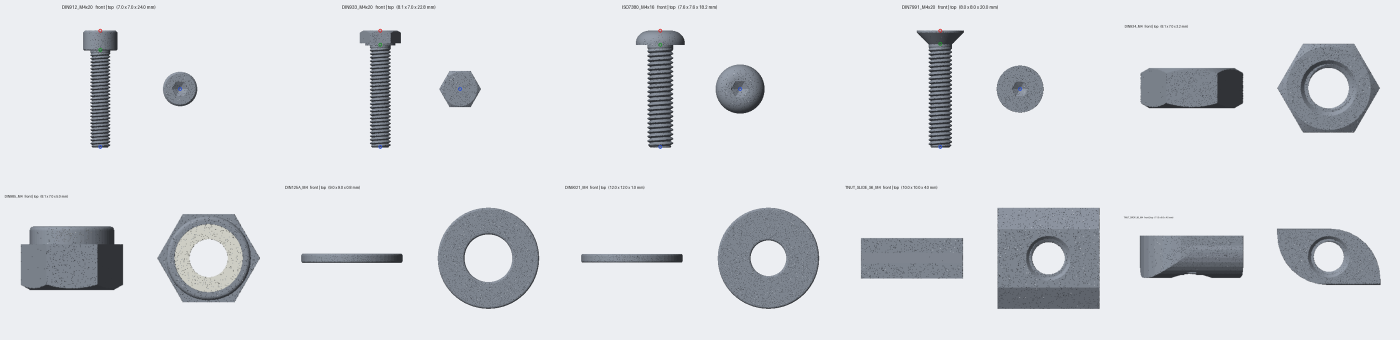
#> input picture tools/partgen/contact_sheet.png, 2800 x 680 px (shown at 1/2 size)
$ python -i measure.py   (imports and definitions only)
#> lines starting #> are read from the running program, lines starting #| are printed output that depends on the picture; after the words box and inside, x2 and y2 are one past the last pixel; in counts of white or black regions, pixels touching at a corner belong together
#> further down, picture is the input picture: shape (680, 2800, 3); mean B, G, R 223.7, 219, 216.5
"""Measurement validation and drift recheck."""

from __future__ import annotations

import math
from collections.abc import Mapping, Sequence
from typing import Any

import cv2
import numpy as np

from .board import BoardSpec
from .extrinsic import board_pose, plate_from_board
from .geometry import Camera


def segment_objects(image: np.ndarray, min_area_px: int = 400) -> list[np.ndarray]:
    """Contours of objects that differ in colour from the (dominant) plate.

    The colour distance to the median (plate) colour is thresholded with Otsu, i.e. roughly at half
    contrast, so blurred edges are split where the true edge is.
    """
#> called with min_area_px = 400
    lab = cv2.cvtColor(image, cv2.COLOR_BGR2LAB).astype(np.float32)
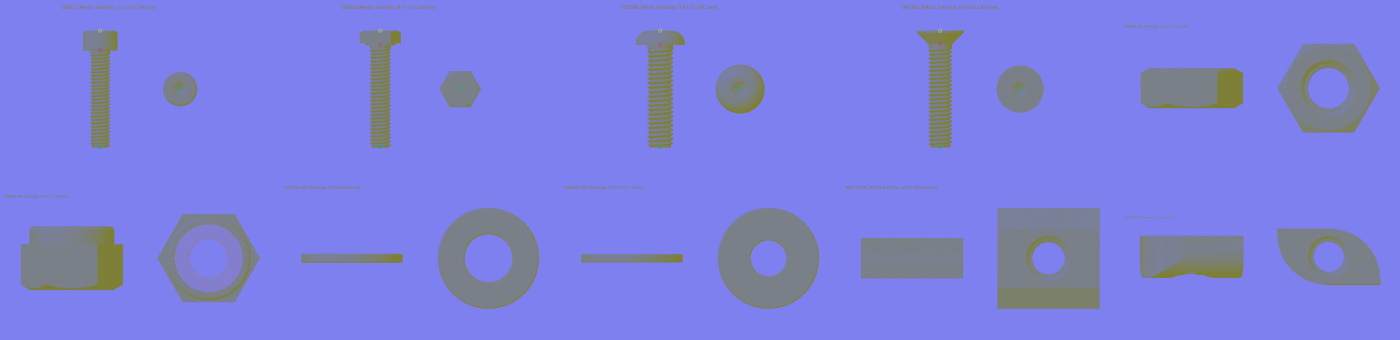
#> lab: shape (680, 2800, 3) float32 (shown at 1/2 size); mean B, G, R 225.9, 128, 127.4
    med = np.median(lab.reshape(-1, 3), axis=0)
#> med = [240, 128, 126]
    dist = np.linalg.norm(lab - med, axis=2)
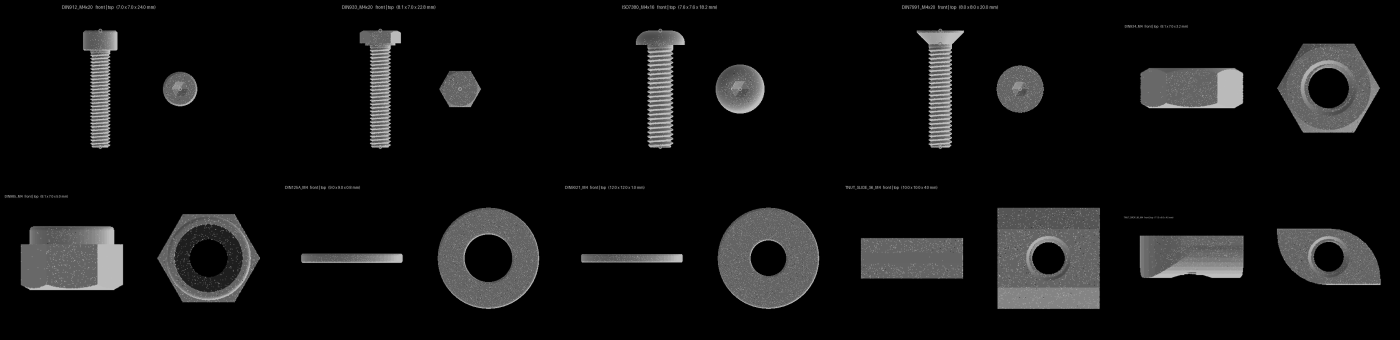
#> dist: shape (680, 2800) float32 (shown at 1/2 size); min 0, max 226, mean 18.2
    d8 = np.clip(dist * 255.0 / max(float(dist.max()), 1e-6), 0, 255).astype(np.uint8)
    otsu, _ = cv2.threshold(d8, 0, 255, cv2.THRESH_BINARY + cv2.THRESH_OTSU)
#> otsu = 64
    thr = max(12.0, otsu * max(float(dist.max()), 1e-6) / 255.0)
#> thr = 56.72
    mask = (dist > thr).astype(np.uint8) * 255
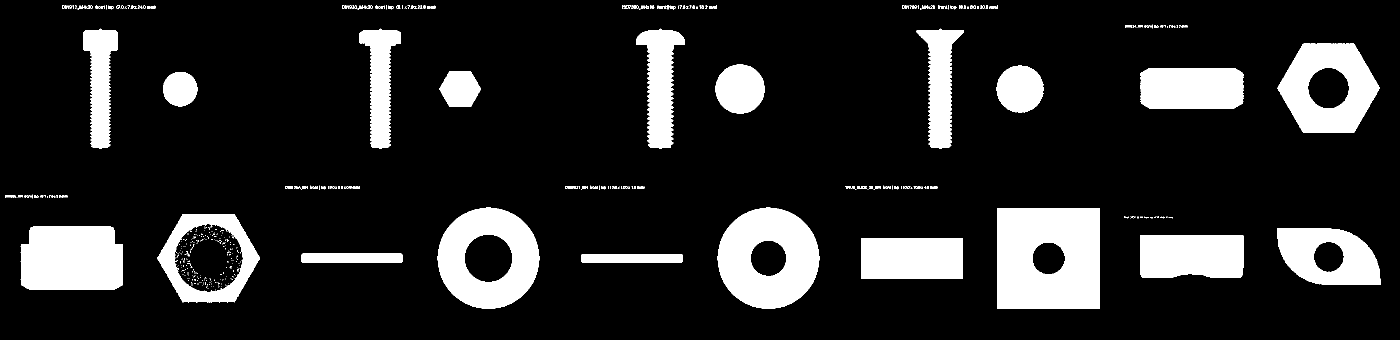
#> mask: shape (680, 2800) (shown at 1/2 size); 15.5% white; 535 white regions (436 under 20 px), largest, box (x1, y1, x2, y2) and area: (1995, 416, 2199, 618) 37914, (1435, 415, 1639, 618) 28222, (875, 415, 1079, 618) 25091
    mask = cv2.morphologyEx(mask, cv2.MORPH_OPEN, np.ones((3, 3), np.uint8))
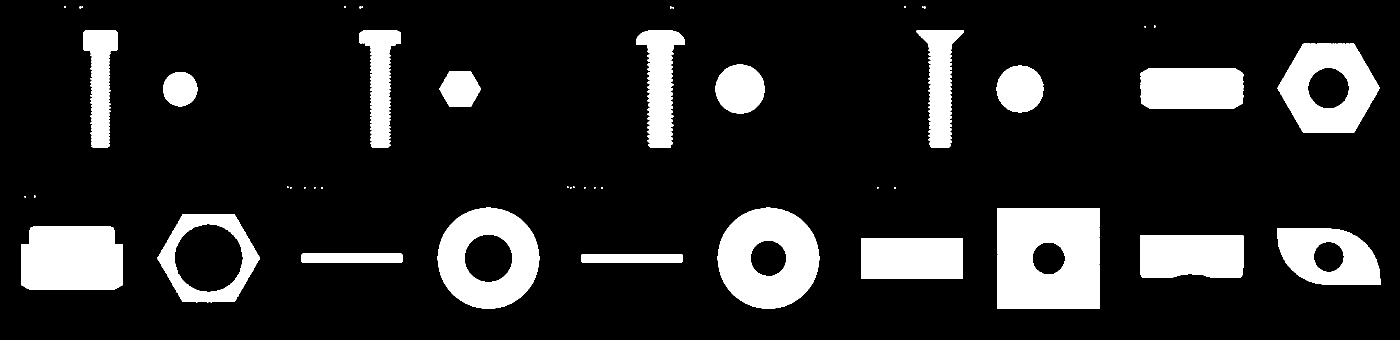
#> mask: shape (680, 2800) (shown at 1/2 size); 15.2% white; 48 white regions (28 under 20 px), largest, box (x1, y1, x2, y2) and area: (1995, 416, 2199, 618) 37903, (1435, 415, 1639, 618) 28216, (875, 415, 1079, 618) 25088
    mask = cv2.morphologyEx(mask, cv2.MORPH_CLOSE, np.ones((5, 5), np.uint8))
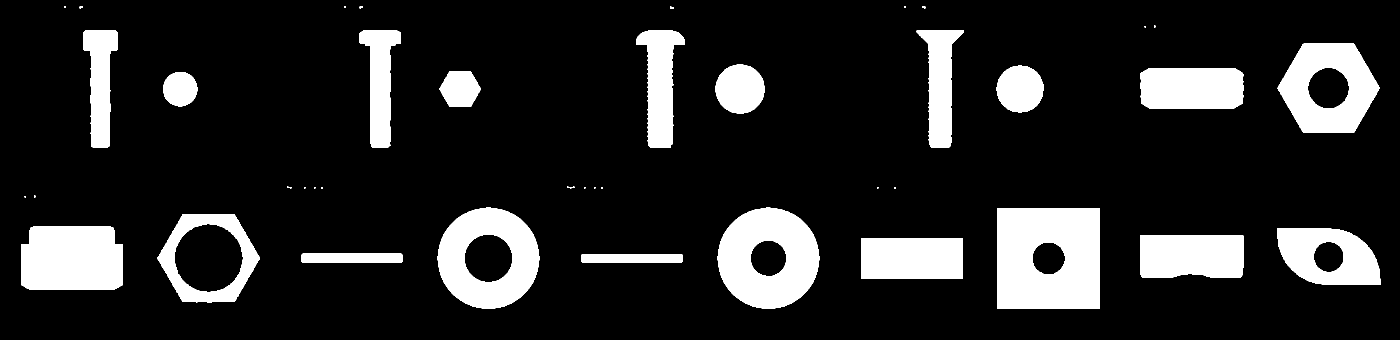
#> mask: shape (680, 2800) (shown at 1/2 size); 15.3% white; 41 white regions (15 under 20 px)
    contours, _ = cv2.findContours(mask, cv2.RETR_EXTERNAL, cv2.CHAIN_APPROX_NONE)
#> contours = 41 contours, 20 with area under 20; largest, box (x1, y1, x2, y2) and area: (1995, 416, 2199, 618) 40803, (875, 415, 1079, 618) 31947, (1435, 415, 1639, 618) 31940, (2555, 87, 2759, 265) 27086, (315, 428, 520, 605) 26936
    h, w = mask.shape
#> h = 680; w = 2800
    keep = []
    for c in contours:
        x, y, cw, ch = cv2.boundingRect(c)
        if cv2.contourArea(c) >= min_area_px and x > 0 and y > 0 and x + cw < w and y + ch < h:
            keep.append(c.reshape(-1, 2).astype(float))
#> this loop made 41 passes
#> (x, y, cw, ch) on passes 1 to 12: (1162, 508, 203, 17), (602, 507, 203, 19), (1722, 476, 204, 81), (2280, 471, 207, 85), (2554, 457, 207, 113), (42, 453, 204, 127), (315, 428, 205, 177), (1995, 416, 204, 202), (1435, 415, 204, 203), (875, 415, 204, 203), (49, 392, 3, 3), (68, 391, 3, 4)
#> after the loop, keep = 20 point arrays, longest 808 points
    return keep


# [73 lines left out: functions measure_contour, validate, recheck, not called in this run]

>>> import cv2
>>> picture = cv2.imread('../../../tools/partgen/contact_sheet.png')
>>> result = segment_objects(picture)
#> result = 20 point arrays, longest 808 points
